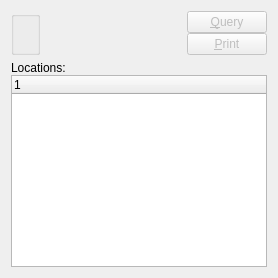
       <widget class="QWidget" name="lotserial" >
        <attribute name="title" >
         <string>Inventory Detail</string>
        </attribute>
        <layout class="QGridLayout" name="gridLayout_19" >
         <item row="0" column="0" >
          <layout class="QHBoxLayout" >
           <property name="spacing" >
            <number>5</number>
           </property>
           <item>
            <layout class="QVBoxLayout" >
             <property name="spacing" >
              <number>0</number>
             </property>
             <item>
              <widget class="WarehouseGroup" name="_itemlocWarehouse" >
               <property name="title" >
                <string/>
               </property>
               <property name="fixedSize" >
                <bool>false</bool>
               </property>
              </widget>
             </item>
             <item>
              <spacer>
               <property name="orientation" >
                <enum>Qt::Vertical</enum>
               </property>
               <property name="sizeType" >
                <enum>QSizePolicy::Preferred</enum>
               </property>
               <property name="sizeHint" stdset="0" >
                <size>
                 <width>20</width>
                 <height>0</height>
                </size>
               </property>
              </spacer>
             </item>
            </layout>
           </item>
           <item>
            <spacer>
             <property name="orientation" >
              <enum>Qt::Horizontal</enum>
             </property>
             <property name="sizeType" >
              <enum>QSizePolicy::Expanding</enum>
             </property>
             <property name="sizeHint" stdset="0" >
              <size>
               <width>0</width>
               <height>20</height>
              </size>
             </property>
            </spacer>
           </item>
           <item>
            <layout class="QVBoxLayout" >
             <property name="spacing" >
              <number>0</number>
             </property>
             <item>
              <layout class="QVBoxLayout" name="verctical_2" >
               <property name="spacing" >
                <number>0</number>
               </property>
               <item>
                <widget class="QPushButton" name="_itemlocQuery" >
                 <property name="enabled" >
                  <bool>false</bool>
                 </property>
                 <property name="text" >
                  <string>&amp;Query</string>
                 </property>
                 <property name="autoDefault" >
                  <bool>true</bool>
                 </property>
                 <property name="default" >
                  <bool>true</bool>
                 </property>
                </widget>
               </item>
               <item>
                <widget class="QPushButton" name="_locPrint" >
                 <property name="enabled" >
                  <bool>false</bool>
                 </property>
                 <property name="text" >
                  <string>&amp;Print</string>
                 </property>
                </widget>
               </item>
              </layout>
             </item>
             <item>
              <spacer>
               <property name="orientation" >
                <enum>Qt::Vertical</enum>
               </property>
               <property name="sizeType" >
                <enum>QSizePolicy::Expanding</enum>
               </property>
               <property name="sizeHint" stdset="0" >
                <size>
                 <width>20</width>
                 <height>0</height>
                </size>
               </property>
              </spacer>
             </item>
            </layout>
           </item>
          </layout>
         </item>
         <item row="1" column="0" >
          <widget class="QFrame" name="_frame_3" >
           <property name="sizePolicy" >
            <sizepolicy vsizetype="Expanding" hsizetype="Preferred" >
             <horstretch>0</horstretch>
             <verstretch>1</verstretch>
            </sizepolicy>
           </property>
           <property name="frameShape" >
            <enum>QFrame::NoFrame</enum>
           </property>
           <property name="frameShadow" >
            <enum>QFrame::Raised</enum>
           </property>
           <layout class="QGridLayout" name="gridLayout_7" >
            <property name="margin" >
             <number>0</number>
            </property>
            <property name="spacing" >
             <number>0</number>
            </property>
            <item row="0" column="0" >
             <layout class="QVBoxLayout" >
              <property name="spacing" >
               <number>0</number>
              </property>
              <item>
               <widget class="QLabel" name="_locationsLit_2" >
                <property name="text" >
                 <string>Locations:</string>
                </property>
               </widget>
              </item>
              <item>
               <widget class="XTreeWidget" name="_itemloc" >
                <property name="sizePolicy" >
                 <sizepolicy vsizetype="Expanding" hsizetype="Expanding" >
                  <horstretch>0</horstretch>
                  <verstretch>0</verstretch>
                 </sizepolicy>
                </property>
                <property name="minimumSize" >
                 <size>
                  <width>0</width>
                  <height>100</height>
                 </size>
                </property>
               </widget>
              </item>
             </layout>
            </item>
           </layout>
          </widget>
         </item>
        </layout>
       </widget>
